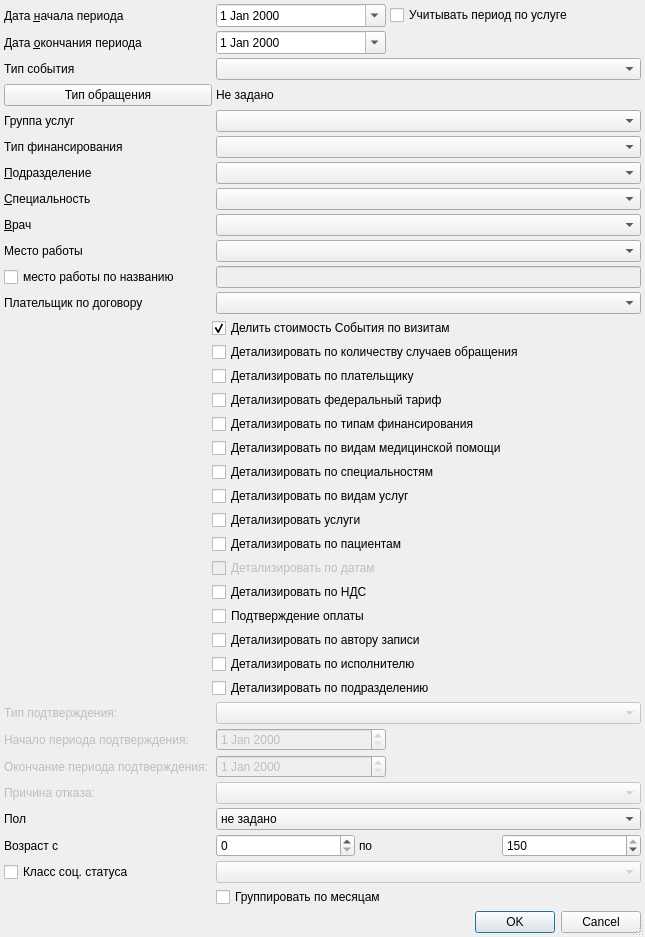
<?xml version="1.0" encoding="UTF-8"?>
<ui version="4.0">
 <class>FinanceSummarySetupDialog</class>
 <widget class="QDialog" name="FinanceSummarySetupDialog">
  <property name="windowModality">
   <enum>Qt::ApplicationModal</enum>
  </property>
  <property name="geometry">
   <rect>
    <x>0</x>
    <y>0</y>
    <width>645</width>
    <height>789</height>
   </rect>
  </property>
  <property name="windowTitle">
   <string>параметры отчёта</string>
  </property>
  <property name="sizeGripEnabled">
   <bool>true</bool>
  </property>
  <layout class="QGridLayout" name="gridLayout">
   <property name="margin">
    <number>4</number>
   </property>
   <property name="spacing">
    <number>4</number>
   </property>
   <item row="36" column="2">
    <widget class="QCheckBox" name="chkGroupByMonths">
     <property name="text">
      <string>Группировать по месяцам</string>
     </property>
    </widget>
   </item>
   <item row="19" column="1" colspan="3">
    <widget class="QCheckBox" name="chkDetailActionType">
     <property name="text">
      <string>Детализировать по видам услуг</string>
     </property>
    </widget>
   </item>
   <item row="8" column="0">
    <widget class="QLabel" name="lblPerson">
     <property name="text">
      <string>&amp;Врач</string>
     </property>
     <property name="buddy">
      <cstring>cmbPerson</cstring>
     </property>
    </widget>
   </item>
   <item row="6" column="2" colspan="2">
    <widget class="COrgStructureComboBox" name="cmbOrgStructure"/>
   </item>
   <item row="9" column="0">
    <widget class="QLabel" name="lblClientOrganisation">
     <property name="text">
      <string>Место работы</string>
     </property>
     <property name="buddy">
      <cstring>cmbClientOrganisation</cstring>
     </property>
    </widget>
   </item>
   <item row="11" column="2" colspan="2">
    <widget class="CInsurerComboBox" name="cmbInsurerDoctors"/>
   </item>
   <item row="16" column="1" colspan="3">
    <widget class="QCheckBox" name="chkDetailFinance">
     <property name="text">
      <string>Детализировать по типам финансирования</string>
     </property>
    </widget>
   </item>
   <item row="29" column="0">
    <widget class="QLabel" name="lblConfirmationType">
     <property name="enabled">
      <bool>false</bool>
     </property>
     <property name="text">
      <string>Тип подтверждения:</string>
     </property>
     <property name="buddy">
      <cstring>cmbConfirmationType</cstring>
     </property>
    </widget>
   </item>
   <item row="4" column="0">
    <widget class="QLabel" name="lblServiceGroup">
     <property name="text">
      <string>Группа услуг</string>
     </property>
     <property name="buddy">
      <cstring>cmbOrgStructure</cstring>
     </property>
    </widget>
   </item>
   <item row="5" column="0">
    <widget class="QLabel" name="lblFinance">
     <property name="text">
      <string>Тип финансирования</string>
     </property>
     <property name="buddy">
      <cstring>cmbOrgStructure</cstring>
     </property>
    </widget>
   </item>
   <item row="28" column="1" colspan="3">
    <widget class="QCheckBox" name="chkDetailOrgStructure">
     <property name="text">
      <string>Детализировать по подразделению</string>
     </property>
    </widget>
   </item>
   <item row="1" column="3">
    <spacer>
     <property name="orientation">
      <enum>Qt::Horizontal</enum>
     </property>
     <property name="sizeHint" stdset="0">
      <size>
       <width>101</width>
       <height>20</height>
      </size>
     </property>
    </spacer>
   </item>
   <item row="1" column="2">
    <widget class="CDateEdit" name="edtEndDate">
     <property name="calendarPopup">
      <bool>true</bool>
     </property>
    </widget>
   </item>
   <item row="33" column="0">
    <widget class="QLabel" name="lblFilterSexFrom">
     <property name="text">
      <string>Пол</string>
     </property>
    </widget>
   </item>
   <item row="10" column="2" colspan="2">
    <widget class="QLineEdit" name="edtFreeInputWork">
     <property name="enabled">
      <bool>false</bool>
     </property>
    </widget>
   </item>
   <item row="1" column="0" colspan="2">
    <widget class="QLabel" name="lblEndDate">
     <property name="text">
      <string>Дата &amp;окончания периода</string>
     </property>
     <property name="buddy">
      <cstring>edtEndDate</cstring>
     </property>
    </widget>
   </item>
   <item row="32" column="0">
    <widget class="QLabel" name="lblRefuseType">
     <property name="enabled">
      <bool>false</bool>
     </property>
     <property name="text">
      <string>Причина отказа:</string>
     </property>
     <property name="buddy">
      <cstring>cmbRefuseType</cstring>
     </property>
    </widget>
   </item>
   <item row="38" column="0" colspan="4">
    <widget class="QDialogButtonBox" name="buttonBox">
     <property name="orientation">
      <enum>Qt::Horizontal</enum>
     </property>
     <property name="standardButtons">
      <set>QDialogButtonBox::Cancel|QDialogButtonBox::Ok</set>
     </property>
    </widget>
   </item>
   <item row="30" column="0">
    <widget class="QLabel" name="lblBegDateConfirmation">
     <property name="enabled">
      <bool>false</bool>
     </property>
     <property name="text">
      <string>Начало периода подтверждения:</string>
     </property>
     <property name="buddy">
      <cstring>edtConfirmationBegDate</cstring>
     </property>
    </widget>
   </item>
   <item row="23" column="1" colspan="3">
    <widget class="QCheckBox" name="chkDetailDate">
     <property name="enabled">
      <bool>false</bool>
     </property>
     <property name="text">
      <string>Детализировать по датам</string>
     </property>
    </widget>
   </item>
   <item row="0" column="3">
    <widget class="QCheckBox" name="chkPeriodOnService">
     <property name="text">
      <string>Учитывать период по услуге</string>
     </property>
    </widget>
   </item>
   <item row="7" column="0" colspan="2">
    <widget class="QLabel" name="lblSpeciality">
     <property name="text">
      <string>&amp;Специальность</string>
     </property>
     <property name="buddy">
      <cstring>cmbSpeciality</cstring>
     </property>
    </widget>
   </item>
   <item row="6" column="0" colspan="2">
    <widget class="QLabel" name="lblOrgStructure">
     <property name="text">
      <string>&amp;Подразделение</string>
     </property>
     <property name="buddy">
      <cstring>cmbOrgStructure</cstring>
     </property>
    </widget>
   </item>
   <item row="10" column="0">
    <widget class="QCheckBox" name="chkFreeInputWork">
     <property name="text">
      <string>место работы по названию</string>
     </property>
    </widget>
   </item>
   <item row="24" column="1" colspan="3">
    <widget class="QCheckBox" name="chkDetailVAT">
     <property name="text">
      <string>Детализировать по НДС</string>
     </property>
    </widget>
   </item>
   <item row="7" column="2" colspan="2">
    <widget class="CRBComboBox" name="cmbSpeciality">
     <property name="whatsThis">
      <string>&lt;html&gt;&lt;head&gt;&lt;meta name=&quot;qrichtext&quot; content=&quot;1&quot; /&gt;&lt;style type=&quot;text/css&quot;&gt;
p, li { white-space: pre-wrap; }
&lt;/style&gt;&lt;/head&gt;&lt;body style=&quot; font-family:'MS Shell Dlg 2'; font-size:8.25pt; font-weight:400; font-style:normal;&quot;&gt;
&lt;p style=&quot;-qt-paragraph-type:empty; margin-top:0px; margin-bottom:0px; margin-left:0px; margin-right:0px; -qt-block-indent:0; text-indent:0px;&quot;&gt;&lt;/p&gt;&lt;/body&gt;&lt;/html&gt;</string>
     </property>
    </widget>
   </item>
   <item row="30" column="2">
    <widget class="CDateEdit" name="edtConfirmationBegDate">
     <property name="enabled">
      <bool>false</bool>
     </property>
    </widget>
   </item>
   <item row="8" column="2" colspan="2">
    <widget class="CPersonComboBoxEx" name="cmbPerson"/>
   </item>
   <item row="31" column="2">
    <widget class="CDateEdit" name="edtConfirmationEndDate">
     <property name="enabled">
      <bool>false</bool>
     </property>
    </widget>
   </item>
   <item row="29" column="2" colspan="2">
    <widget class="QComboBox" name="cmbConfirmationType">
     <property name="enabled">
      <bool>false</bool>
     </property>
    </widget>
   </item>
   <item row="3" column="0" colspan="2">
    <widget class="QPushButton" name="btnEventTypeList">
     <property name="text">
      <string>Тип обращения</string>
     </property>
    </widget>
   </item>
   <item row="3" column="2" colspan="2">
    <widget class="QLabel" name="lblEventTypeList">
     <property name="text">
      <string>Не задано</string>
     </property>
     <property name="wordWrap">
      <bool>true</bool>
     </property>
    </widget>
   </item>
   <item row="26" column="1" colspan="3">
    <widget class="QCheckBox" name="chkDetailCreatePerson">
     <property name="text">
      <string>Детализировать по автору записи</string>
     </property>
    </widget>
   </item>
   <item row="5" column="2" colspan="2">
    <widget class="CRBComboBox" name="cmbFinance"/>
   </item>
   <item row="4" column="2" colspan="2">
    <widget class="CRBComboBox" name="cmbServiceGroup"/>
   </item>
   <item row="22" column="1" colspan="3">
    <widget class="QCheckBox" name="chkDetailClient">
     <property name="text">
      <string>Детализировать по пациентам</string>
     </property>
    </widget>
   </item>
   <item row="37" column="2">
    <spacer>
     <property name="orientation">
      <enum>Qt::Vertical</enum>
     </property>
     <property name="sizeHint" stdset="0">
      <size>
       <width>21</width>
       <height>21</height>
      </size>
     </property>
    </spacer>
   </item>
   <item row="2" column="2" colspan="2">
    <widget class="CRBComboBox" name="cmbEventType"/>
   </item>
   <item row="15" column="1" colspan="3">
    <widget class="QCheckBox" name="chkDetailFedTariff">
     <property name="text">
      <string>Детализировать федеральный тариф</string>
     </property>
    </widget>
   </item>
   <item row="27" column="1" colspan="3">
    <widget class="QCheckBox" name="chkDetailPerson">
     <property name="text">
      <string>Детализировать по исполнителю</string>
     </property>
    </widget>
   </item>
   <item row="2" column="0">
    <widget class="QLabel" name="lblEventType">
     <property name="text">
      <string>Тип события</string>
     </property>
    </widget>
   </item>
   <item row="0" column="0" colspan="2">
    <widget class="QLabel" name="lblBegDate">
     <property name="text">
      <string>Дата &amp;начала периода</string>
     </property>
     <property name="buddy">
      <cstring>edtBegDate</cstring>
     </property>
    </widget>
   </item>
   <item row="32" column="2" colspan="2">
    <widget class="CRBComboBox" name="cmbRefuseType">
     <property name="enabled">
      <bool>false</bool>
     </property>
    </widget>
   </item>
   <item row="11" column="0">
    <widget class="QLabel" name="lblInsurerDoctors">
     <property name="text">
      <string>Плательщик по договору</string>
     </property>
     <property name="buddy">
      <cstring>cmbInsurerDoctors</cstring>
     </property>
    </widget>
   </item>
   <item row="9" column="2" colspan="2">
    <widget class="COrgComboBox" name="cmbClientOrganisation"/>
   </item>
   <item row="31" column="0">
    <widget class="QLabel" name="lblEndDateConfirmation">
     <property name="enabled">
      <bool>false</bool>
     </property>
     <property name="text">
      <string>Окончание периода подтверждения:</string>
     </property>
     <property name="buddy">
      <cstring>edtConfirmationEndDate</cstring>
     </property>
    </widget>
   </item>
   <item row="35" column="0" colspan="2">
    <widget class="QCheckBox" name="chkDetailedSocStatus">
     <property name="text">
      <string>Класс соц. статуса</string>
     </property>
    </widget>
   </item>
   <item row="35" column="2" colspan="2">
    <widget class="CRBComboBox" name="cmbSocStatusType">
     <property name="enabled">
      <bool>false</bool>
     </property>
    </widget>
   </item>
   <item row="14" column="1" colspan="3">
    <widget class="QCheckBox" name="chkDetailPayer">
     <property name="text">
      <string>Детализировать по плательщику</string>
     </property>
    </widget>
   </item>
   <item row="0" column="2">
    <widget class="CDateEdit" name="edtBegDate">
     <property name="calendarPopup">
      <bool>true</bool>
     </property>
    </widget>
   </item>
   <item row="33" column="2" colspan="2">
    <widget class="QComboBox" name="cmbFilterSex">
     <item>
      <property name="text">
       <string>не задано</string>
      </property>
     </item>
     <item>
      <property name="text">
       <string>мужской</string>
      </property>
     </item>
     <item>
      <property name="text">
       <string>женский</string>
      </property>
     </item>
    </widget>
   </item>
   <item row="25" column="1" colspan="3">
    <widget class="QCheckBox" name="chkConfirmation">
     <property name="text">
      <string>Подтверждение оплаты</string>
     </property>
    </widget>
   </item>
   <item row="20" column="1" colspan="3">
    <widget class="QCheckBox" name="chkDetailService">
     <property name="text">
      <string>Детализировать услуги</string>
     </property>
    </widget>
   </item>
   <item row="34" column="0">
    <widget class="QLabel" name="lblFilterAgeFrom">
     <property name="enabled">
      <bool>true</bool>
     </property>
     <property name="text">
      <string>Возраст с</string>
     </property>
     <property name="buddy">
      <cstring>edtFilterBegAge</cstring>
     </property>
    </widget>
   </item>
   <item row="12" column="1" colspan="3">
    <widget class="QCheckBox" name="chkSharingOfEventsByVisits">
     <property name="text">
      <string>Делить стоимость События по визитам</string>
     </property>
     <property name="checked">
      <bool>true</bool>
     </property>
    </widget>
   </item>
   <item row="34" column="2" colspan="2">
    <layout class="QGridLayout" name="gridLayout_3">
     <item row="0" column="3">
      <widget class="QSpinBox" name="edtFilterEndAge">
       <property name="enabled">
        <bool>true</bool>
       </property>
       <property name="maximum">
        <number>150</number>
       </property>
       <property name="value">
        <number>150</number>
       </property>
      </widget>
     </item>
     <item row="0" column="1">
      <widget class="QSpinBox" name="edtFilterBegAge">
       <property name="enabled">
        <bool>true</bool>
       </property>
       <property name="maximum">
        <number>150</number>
       </property>
      </widget>
     </item>
     <item row="0" column="2">
      <widget class="QLabel" name="lblFilterAgeTo">
       <property name="enabled">
        <bool>true</bool>
       </property>
       <property name="text">
        <string>по</string>
       </property>
       <property name="buddy">
        <cstring>edtFilterEndAge</cstring>
       </property>
      </widget>
     </item>
    </layout>
   </item>
   <item row="18" column="1" colspan="3">
    <widget class="QCheckBox" name="chkDetailSpeciality">
     <property name="text">
      <string>Детализировать по специальностям</string>
     </property>
    </widget>
   </item>
   <item row="17" column="1" colspan="3">
    <widget class="QCheckBox" name="chkDetailMedicalAidKind">
     <property name="text">
      <string>Детализировать по видам медицинской помощи</string>
     </property>
    </widget>
   </item>
   <item row="13" column="1" colspan="3">
    <widget class="QCheckBox" name="chkDetailEventCount">
     <property name="text">
      <string>Детализировать по количеству случаев обращения</string>
     </property>
    </widget>
   </item>
  </layout>
 </widget>
 <customwidgets>
  <customwidget>
   <class>CPersonComboBoxEx</class>
   <extends>QComboBox</extends>
   <header>Orgs/PersonComboBoxEx.h</header>
  </customwidget>
  <customwidget>
   <class>COrgStructureComboBox</class>
   <extends>QComboBox</extends>
   <header>Orgs/OrgStructComboBoxes.h</header>
  </customwidget>
  <customwidget>
   <class>CDateEdit</class>
   <extends>QDateEdit</extends>
   <header>library/DateEdit</header>
  </customwidget>
  <customwidget>
   <class>CRBComboBox</class>
   <extends>QComboBox</extends>
   <header>library/crbcombobox.h</header>
  </customwidget>
  <customwidget>
   <class>CInsurerComboBox</class>
   <extends>QComboBox</extends>
   <header>Orgs/OrgComboBox.h</header>
  </customwidget>
  <customwidget>
   <class>COrgComboBox</class>
   <extends>QComboBox</extends>
   <header>Orgs/OrgComboBox.h</header>
  </customwidget>
 </customwidgets>
 <tabstops>
  <tabstop>edtBegDate</tabstop>
  <tabstop>chkPeriodOnService</tabstop>
  <tabstop>edtEndDate</tabstop>
  <tabstop>cmbEventType</tabstop>
  <tabstop>btnEventTypeList</tabstop>
  <tabstop>cmbOrgStructure</tabstop>
  <tabstop>cmbSpeciality</tabstop>
  <tabstop>cmbPerson</tabstop>
  <tabstop>cmbClientOrganisation</tabstop>
  <tabstop>chkFreeInputWork</tabstop>
  <tabstop>edtFreeInputWork</tabstop>
  <tabstop>cmbInsurerDoctors</tabstop>
  <tabstop>chkSharingOfEventsByVisits</tabstop>
  <tabstop>chkDetailPayer</tabstop>
  <tabstop>chkDetailFedTariff</tabstop>
  <tabstop>chkDetailFinance</tabstop>
  <tabstop>chkDetailService</tabstop>
  <tabstop>chkDetailClient</tabstop>
  <tabstop>chkDetailDate</tabstop>
  <tabstop>chkDetailVAT</tabstop>
  <tabstop>chkConfirmation</tabstop>
  <tabstop>chkDetailCreatePerson</tabstop>
  <tabstop>cmbConfirmationType</tabstop>
  <tabstop>edtConfirmationBegDate</tabstop>
  <tabstop>edtConfirmationEndDate</tabstop>
  <tabstop>cmbRefuseType</tabstop>
  <tabstop>cmbFilterSex</tabstop>
  <tabstop>edtFilterBegAge</tabstop>
  <tabstop>edtFilterEndAge</tabstop>
  <tabstop>buttonBox</tabstop>
  <tabstop>chkDetailedSocStatus</tabstop>
  <tabstop>cmbSocStatusType</tabstop>
  <tabstop>chkGroupByMonths</tabstop>
 </tabstops>
 <resources/>
 <connections>
  <connection>
   <sender>buttonBox</sender>
   <signal>accepted()</signal>
   <receiver>FinanceSummarySetupDialog</receiver>
   <slot>accept()</slot>
   <hints>
    <hint type="sourcelabel">
     <x>206</x>
     <y>777</y>
    </hint>
    <hint type="destinationlabel">
     <x>119</x>
     <y>239</y>
    </hint>
   </hints>
  </connection>
  <connection>
   <sender>buttonBox</sender>
   <signal>rejected()</signal>
   <receiver>FinanceSummarySetupDialog</receiver>
   <slot>reject()</slot>
   <hints>
    <hint type="sourcelabel">
     <x>257</x>
     <y>777</y>
    </hint>
    <hint type="destinationlabel">
     <x>316</x>
     <y>234</y>
    </hint>
   </hints>
  </connection>
  <connection>
   <sender>chkConfirmation</sender>
   <signal>stateChanged(int)</signal>
   <receiver>FinanceSummarySetupDialog</receiver>
   <slot>onStateChanged()</slot>
   <hints>
    <hint type="sourcelabel">
     <x>606</x>
     <y>479</y>
    </hint>
    <hint type="destinationlabel">
     <x>189</x>
     <y>154</y>
    </hint>
   </hints>
  </connection>
  <connection>
   <sender>chkFreeInputWork</sender>
   <signal>toggled(bool)</signal>
   <receiver>edtFreeInputWork</receiver>
   <slot>setEnabled(bool)</slot>
   <hints>
    <hint type="sourcelabel">
     <x>171</x>
     <y>264</y>
    </hint>
    <hint type="destinationlabel">
     <x>606</x>
     <y>266</y>
    </hint>
   </hints>
  </connection>
  <connection>
   <sender>chkDetailedSocStatus</sender>
   <signal>toggled(bool)</signal>
   <receiver>cmbSocStatusType</receiver>
   <slot>setEnabled(bool)</slot>
   <hints>
    <hint type="sourcelabel">
     <x>130</x>
     <y>710</y>
    </hint>
    <hint type="destinationlabel">
     <x>431</x>
     <y>712</y>
    </hint>
   </hints>
  </connection>
  <connection>
   <sender>chkDetailedSocStatus</sender>
   <signal>toggled(bool)</signal>
   <receiver>chkDetailPayer</receiver>
   <slot>setDisabled(bool)</slot>
   <hints>
    <hint type="sourcelabel">
     <x>133</x>
     <y>710</y>
    </hint>
    <hint type="destinationlabel">
     <x>441</x>
     <y>332</y>
    </hint>
   </hints>
  </connection>
  <connection>
   <sender>chkDetailedSocStatus</sender>
   <signal>toggled(bool)</signal>
   <receiver>chkDetailVAT</receiver>
   <slot>setDisabled(bool)</slot>
   <hints>
    <hint type="sourcelabel">
     <x>94</x>
     <y>710</y>
    </hint>
    <hint type="destinationlabel">
     <x>435</x>
     <y>458</y>
    </hint>
   </hints>
  </connection>
  <connection>
   <sender>chkDetailedSocStatus</sender>
   <signal>toggled(bool)</signal>
   <receiver>chkDetailFinance</receiver>
   <slot>setDisabled(bool)</slot>
   <hints>
    <hint type="sourcelabel">
     <x>48</x>
     <y>710</y>
    </hint>
    <hint type="destinationlabel">
     <x>532</x>
     <y>374</y>
    </hint>
   </hints>
  </connection>
  <connection>
   <sender>chkDetailPayer</sender>
   <signal>toggled(bool)</signal>
   <receiver>chkDetailOrgStructure</receiver>
   <slot>setDisabled(bool)</slot>
   <hints>
    <hint type="sourcelabel">
     <x>299</x>
     <y>323</y>
    </hint>
    <hint type="destinationlabel">
     <x>328</x>
     <y>537</y>
    </hint>
   </hints>
  </connection>
  <connection>
   <sender>chkDetailFinance</sender>
   <signal>toggled(bool)</signal>
   <receiver>chkDetailOrgStructure</receiver>
   <slot>setDisabled(bool)</slot>
   <hints>
    <hint type="sourcelabel">
     <x>276</x>
     <y>365</y>
    </hint>
    <hint type="destinationlabel">
     <x>302</x>
     <y>536</y>
    </hint>
   </hints>
  </connection>
  <connection>
   <sender>chkDetailOrgStructure</sender>
   <signal>toggled(bool)</signal>
   <receiver>chkDetailFinance</receiver>
   <slot>setDisabled(bool)</slot>
   <hints>
    <hint type="sourcelabel">
     <x>272</x>
     <y>532</y>
    </hint>
    <hint type="destinationlabel">
     <x>288</x>
     <y>372</y>
    </hint>
   </hints>
  </connection>
  <connection>
   <sender>chkDetailOrgStructure</sender>
   <signal>toggled(bool)</signal>
   <receiver>chkDetailPayer</receiver>
   <slot>setDisabled(bool)</slot>
   <hints>
    <hint type="sourcelabel">
     <x>255</x>
     <y>531</y>
    </hint>
    <hint type="destinationlabel">
     <x>254</x>
     <y>323</y>
    </hint>
   </hints>
  </connection>
 </connections>
</ui>
